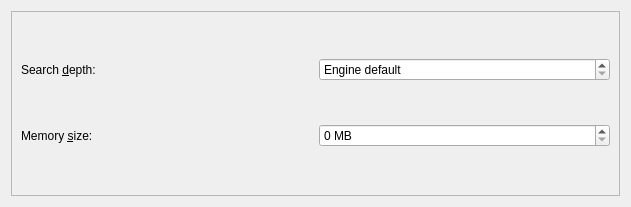
<?xml version="1.0" encoding="UTF-8"?>
<ui version="4.0">
 <class>CustomDifficultyDialog</class>
 <widget class="QWidget" name="CustomDifficultyDialog">
  <property name="geometry">
   <rect>
    <x>0</x>
    <y>0</y>
    <width>631</width>
    <height>207</height>
   </rect>
  </property>
  <layout class="QVBoxLayout" name="verticalLayout">
   <item>
    <widget class="QFrame" name="frame">
     <property name="frameShape">
      <enum>QFrame::StyledPanel</enum>
     </property>
     <property name="frameShadow">
      <enum>QFrame::Raised</enum>
     </property>
     <layout class="QGridLayout" name="gridLayout">
      <item row="0" column="0">
       <widget class="QLabel" name="searchDepthLabel">
        <property name="text">
         <string>Search &amp;depth:</string>
        </property>
        <property name="buddy">
         <cstring>sbSearchDepth</cstring>
        </property>
       </widget>
      </item>
      <item row="0" column="1">
       <widget class="KPluralHandlingSpinBox" name="sbSearchDepth">
        <property name="specialValueText">
         <string comment="Let the engine determine the search depth">Engine default</string>
        </property>
       </widget>
      </item>
      <item row="1" column="0">
       <widget class="QLabel" name="memorySizeLabel">
        <property name="text">
         <string>Memory &amp;size:</string>
        </property>
        <property name="buddy">
         <cstring>sbMemorySize</cstring>
        </property>
       </widget>
      </item>
      <item row="1" column="1">
       <widget class="QSpinBox" name="sbMemorySize">
        <property name="suffix">
         <string comment="Megabytes"> MB</string>
        </property>
       </widget>
      </item>
     </layout>
    </widget>
   </item>
  </layout>
 </widget>
 <customwidgets>
  <customwidget>
   <class>KPluralHandlingSpinBox</class>
   <extends>QSpinBox</extends>
   <header>kpluralhandlingspinbox.h</header>
  </customwidget>
 </customwidgets>
 <resources/>
 <connections/>
</ui>
